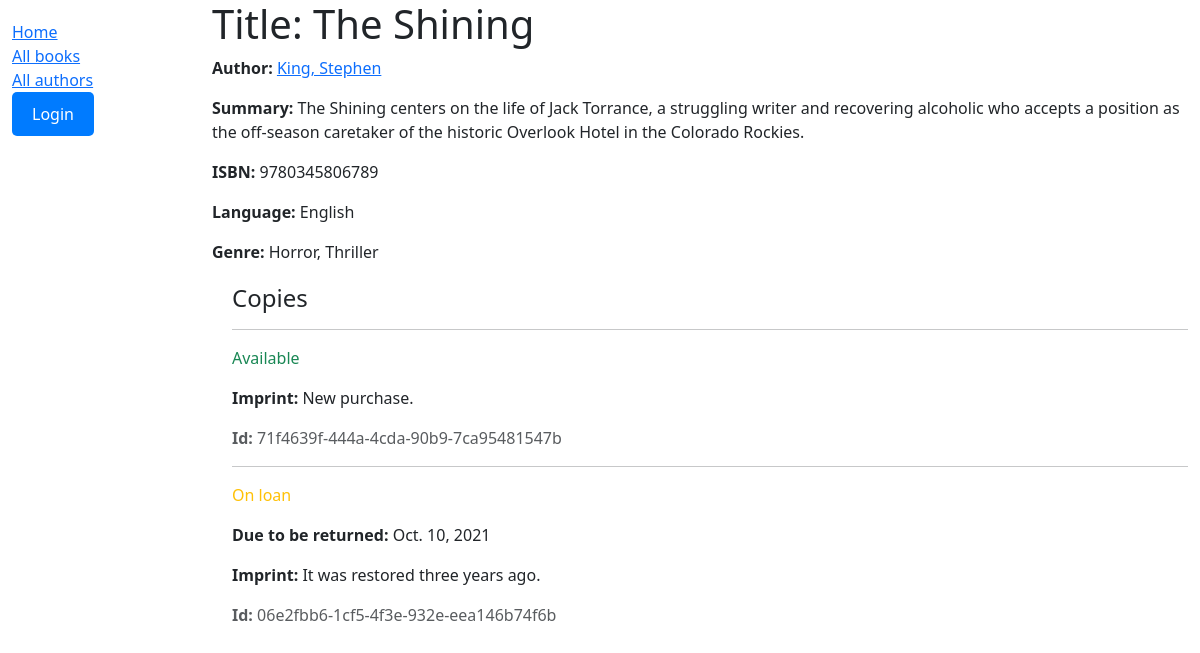
/catalog/book/1, run on the app's committed database.
### catalog/models.py (models this page shows, shortened)
class Book(models.Model):
    title = models.CharField(max_length=200)
    author = models.ForeignKey('Author', on_delete=models.RESTRICT, null=True)
    summary = models.TextField(
        max_length=1000, help_text="Enter a brief description of the book")
    isbn = models.CharField('ISBN', max_length=13,
                            unique=True,
                            help_text='13 Character <a href="https://www.isbn-international.org/content/what-isbn'
                                      '">ISBN number</a>')
    genre = models.ManyToManyField(
        Genre, help_text="Select a genre for this book")
    language = models.ForeignKey('Language', on_delete=models.SET_NULL, null=True, help_text="Book language")
    class Meta:
        ordering = ['title']
    def display_genre(self):
        """Create a string for the Genre. This is required to display genre in Admin."""
        return ', '.join(genre.name for genre in self.genre.all()[:3])
    display_genre.short_description = 'Genre'

class Author(models.Model):
    first_name = models.CharField(max_length=100)
    last_name = models.CharField(max_length=100)
    date_of_birth = models.DateField('birth', null=True, blank=True)
    date_of_death = models.DateField('Died', null=True, blank=True)
    class Meta:
        ordering = ['last_name', 'first_name']
    def get_absolute_url(self):
        return reverse('author-detail', args=[str(self.id)])
    def __str__(self):
        return f'{self.last_name}, {self.first_name}'

class Language(models.Model):
    name = models.CharField(
        max_length=200,
        unique=True,
        help_text="Enter the language of the book"
    )
    def __str__(self):
        return self.name

class Genre(models.Model):
    name = models.CharField(
        max_length=200,
        unique=True,
        help_text="Enter a book genre (e.g. Science Fiction, French Poetry etc.)"
    )
    def __str__(self):
        return self.name
    class Meta:
        constraints = [
            UniqueConstraint(
                Lower('name'),
                name='genre_name_case_insensitive_unique',
                violation_error_message = "Genre already exists (case insensitive match)"
            ),
        ]

class BookInstance(models.Model):
    id = models.UUIDField(primary_key=True, default=uuid.uuid4,
                          help_text="Unique ID for this particular book across whole library")
    book = models.ForeignKey('Book', on_delete=models.RESTRICT, null=True)
    imprint = models.CharField(max_length=200)
    due_back = models.DateField(null=True, blank=True)
    borrower = models.ForeignKey(settings.AUTH_USER_MODEL, on_delete=models.SET_NULL, null=True, blank=True)
    LOAN_STATUS = (
        ('m', 'Maintenance'),
        ('o', 'On loan'),
        ('a', 'Available'),
        ('r', 'Reserved'),
    )
    status = models.CharField(
        max_length=1,
        choices=LOAN_STATUS,
        blank=True,
        default='m',
        help_text='Book availability',
    )
    class Meta:
        ordering = ['due_back']
        permissions = (("can_mark_returned", "Set book as returned"),)

### catalog/views.py (the view)
# urls.py: path('book/<int:pk>', views.book_detail_view, name='book-detail'),
def book_detail_view(request, pk):
    book = get_object_or_404(Book, pk=pk)
    return render(request, 'catalog/book_detail.html', context={'book': book})

### catalog/templates/catalog/book_detail.html (shortened to what this page needs)
{% extends "base_generic.html" %}
{% block sidebar %}
  {{ block.super }}
{% endblock %}
{% block content %}
  <h1>Title: {{ book.title }}</h1>
  <p><strong>Author:</strong> <a href="{{ book.author.get_absolute_url }}">{{ book.author }}</a></p>
  <p><strong>Summary:</strong> {{ book.summary }}</p>
  <p><strong>ISBN:</strong> {{ book.isbn }}</p>
  <p><strong>Language:</strong> {{ book.language }}</p>
  <p><strong>Genre:</strong> {{ book.genre.all|join:", " }}</p>
  <div style="margin-left:20px;margin-top:20px">
    <h4>Copies</h4>
    {% for copy in book.bookinstance_set.all %}
      <hr />
      <p
        class="{% if copy.status == 'a' %}text-success{% elif copy.status == 'm' %}text-danger{% else %}text-warning{% endif %}">
        {{ copy.get_status_display }}
      </p>
      {% if copy.status != 'a' %}
        <p><strong>Due to be returned:</strong> {{ copy.due_back }}</p>
      {% endif %}
      <p><strong>Imprint:</strong> {{ copy.imprint }}</p>
      <p class="text-muted"><strong>Id:</strong> {{ copy.id }}</p>
    {% endfor %}
  </div>
{% endblock %}

### data on the page
Book: author "King, Stephen", summary "The Shining centers on the life of Jack Torrance, a struggling writer and recovering alcoholic who accepts a position as the off-season caretaker of the historic Overlook Hotel in the Colorado Rockies.", isbn "9780345806789", language "English", genre.all "Horror, Thriller"
BookInstance: status "Available", imprint "New purchase.", id "71f4639f-444a-4cda-90b9-7ca95481547b"
BookInstance: status "On loan", due_back "Oct. 10, 2021", imprint "It was restored three years ago.", id "06e2fbb6-1cf5-4f3e-932e-eea146b74f6b"
